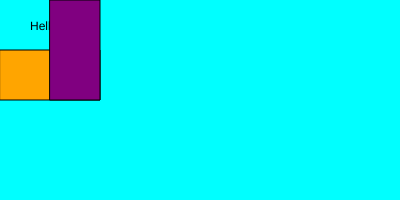
Frame 1 (no input)
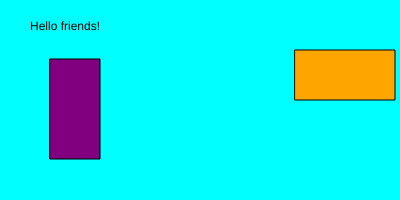
Frame 60 (no input)
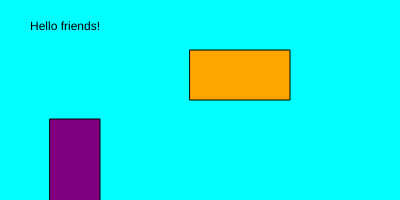
Frame 120 (the mouse pressed at the canvas centre since frame 60)

The p5.js sketch that drew these frames (run headless with seeded random() and noise() and a simulated clock; from frame 60 on, the mouse is pressed at the canvas centre):

// p5.js sketch
// ── sketch.js
// Learn to code visually!
// text following // are help comments !!

let loc1 = 0; // set up a variable pixel location for rect1
let loc2 = 0; // set up a variable pixel location for rect2

function setup() { // this function is run once.   

  // canvas size in pixels
  // width is set to 600, and height to 200
  createCanvas(400, 200);
}

function draw() { // this function is run repeatedly.  
  // set the background color to cyan
  background("cyan");
  
  // SAY HELLO BY UNCOMMENTING LINE BELOW
  sayHello();

  // UNCOMMENT LINE BELOW TO SEE WHAT HAPPENS!
  drawRect1();
  
  // UNCOMMENT LINE BELOW TO RUN YOUR MODIFIED CODE!
  drawRect2();
  
}

function sayHello() {
  // SAY HELLO TO YOUR FRIENDS - MODIFY TEXT BELOW!! 
  // use input parameters: quoted text, x, y loc in pixels
  fill("black");
  text("Hello friends!", 30, 30);  
}

function drawRect1() {
  // draw a moving orange rectangle using input parameters:
  // x loc, y loc, width, and height 
  fill("orange");
  rect(loc1, 50, 100, 50);

  // move loc1 over to by 5 pixels
  // reset to 0 if width of canvas is exceeded!
  if (loc1 < width) {
    loc1 = loc1 + 5;
  } else {
    loc1 = 0;
  }  
}

function drawRect2() {
// DRAW A VERICAL RECT WITH A DIFFERENT COLOR
// MOVING FROM TOP TO BOTTOM AT ANOTHER SPEED?
// COPY-PASTE-MODIFY LINES 37 to 48 BELOW THIS LINE!!
  fill("purple");
  rect(50, loc2, 50, 100);

  if (loc2 < height) {
    loc2 = loc2 + 1;
  } else {
    loc2 = 0;
  }
}
